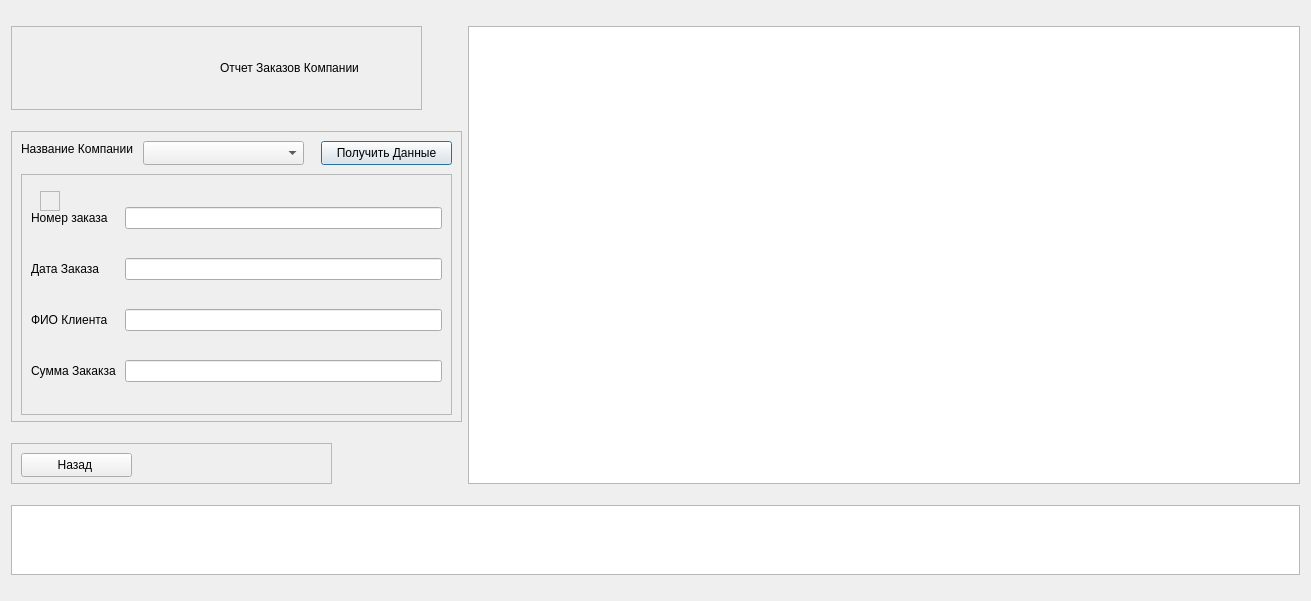
<?xml version="1.0" encoding="UTF-8"?>
<ui version="4.0">
 <class>company_orders_search</class>
 <widget class="QDialog" name="company_orders_search">
  <property name="geometry">
   <rect>
    <x>0</x>
    <y>0</y>
    <width>1311</width>
    <height>601</height>
   </rect>
  </property>
  <property name="windowTitle">
   <string>Dialog</string>
  </property>
  <layout class="QGridLayout" name="gridLayout_3">
   <item row="0" column="0">
    <widget class="QFrame" name="frame_title_Report">
     <property name="minimumSize">
      <size>
       <width>411</width>
       <height>84</height>
      </size>
     </property>
     <property name="maximumSize">
      <size>
       <width>411</width>
       <height>84</height>
      </size>
     </property>
     <property name="frameShape">
      <enum>QFrame::StyledPanel</enum>
     </property>
     <property name="frameShadow">
      <enum>QFrame::Raised</enum>
     </property>
     <layout class="QHBoxLayout" name="horizontalLayout_3">
      <item>
       <widget class="QLabel" name="ImgReport">
        <property name="text">
         <string/>
        </property>
        <property name="pixmap">
         <pixmap resource="Recource.qrc">:/rec/img/report.png</pixmap>
        </property>
       </widget>
      </item>
      <item>
       <widget class="QLabel" name="lbReport">
        <property name="minimumSize">
         <size>
          <width>184</width>
          <height>64</height>
         </size>
        </property>
        <property name="styleSheet">
         <string notr="true">font: 20pt &quot;Segoe UI&quot;;</string>
        </property>
        <property name="text">
         <string>Отчет Заказов Компании</string>
        </property>
       </widget>
      </item>
     </layout>
    </widget>
   </item>
   <item row="0" column="1" rowspan="3">
    <widget class="QTableWidget" name="twOrg"/>
   </item>
   <item row="1" column="0">
    <widget class="QFrame" name="frame_2">
     <property name="minimumSize">
      <size>
       <width>451</width>
       <height>291</height>
      </size>
     </property>
     <property name="maximumSize">
      <size>
       <width>451</width>
       <height>291</height>
      </size>
     </property>
     <property name="frameShape">
      <enum>QFrame::StyledPanel</enum>
     </property>
     <property name="frameShadow">
      <enum>QFrame::Raised</enum>
     </property>
     <widget class="QComboBox" name="cbComp_name">
      <property name="geometry">
       <rect>
        <x>132</x>
        <y>10</y>
        <width>161</width>
        <height>24</height>
       </rect>
      </property>
     </widget>
     <widget class="QLabel" name="lbID_2">
      <property name="geometry">
       <rect>
        <x>10</x>
        <y>10</y>
        <width>116</width>
        <height>16</height>
       </rect>
      </property>
      <property name="text">
       <string>Название Компании </string>
      </property>
     </widget>
     <widget class="QPushButton" name="btnReport">
      <property name="geometry">
       <rect>
        <x>310</x>
        <y>10</y>
        <width>131</width>
        <height>24</height>
       </rect>
      </property>
      <property name="minimumSize">
       <size>
        <width>131</width>
        <height>24</height>
       </size>
      </property>
      <property name="maximumSize">
       <size>
        <width>131</width>
        <height>24</height>
       </size>
      </property>
      <property name="text">
       <string>Получить Данные</string>
      </property>
     </widget>
     <widget class="QFrame" name="frame">
      <property name="geometry">
       <rect>
        <x>10</x>
        <y>43</y>
        <width>431</width>
        <height>241</height>
       </rect>
      </property>
      <property name="frameShape">
       <enum>QFrame::StyledPanel</enum>
      </property>
      <property name="frameShadow">
       <enum>QFrame::Raised</enum>
      </property>
      <layout class="QGridLayout" name="gridLayout">
       <item row="1" column="1">
        <widget class="QLineEdit" name="leDate"/>
       </item>
       <item row="0" column="1">
        <widget class="QLineEdit" name="leOrder_number"/>
       </item>
       <item row="2" column="0">
        <widget class="QLabel" name="label">
         <property name="text">
          <string>ФИО Клиента </string>
         </property>
        </widget>
       </item>
       <item row="3" column="0">
        <widget class="QLabel" name="label_2">
         <property name="text">
          <string>Сумма Закакза </string>
         </property>
        </widget>
       </item>
       <item row="3" column="1">
        <widget class="QLineEdit" name="leSum_order"/>
       </item>
       <item row="2" column="1">
        <widget class="QLineEdit" name="leFio_client"/>
       </item>
       <item row="0" column="0">
        <widget class="QLabel" name="lbName_2">
         <property name="text">
          <string>Номер заказа </string>
         </property>
        </widget>
       </item>
       <item row="1" column="0">
        <widget class="QLabel" name="lbINN_2">
         <property name="text">
          <string>Дата Заказа</string>
         </property>
        </widget>
       </item>
      </layout>
     </widget>
    </widget>
   </item>
   <item row="2" column="0">
    <widget class="QFrame" name="frame_4">
     <property name="minimumSize">
      <size>
       <width>321</width>
       <height>41</height>
      </size>
     </property>
     <property name="maximumSize">
      <size>
       <width>321</width>
       <height>41</height>
      </size>
     </property>
     <property name="frameShape">
      <enum>QFrame::StyledPanel</enum>
     </property>
     <property name="frameShadow">
      <enum>QFrame::Raised</enum>
     </property>
     <widget class="QPushButton" name="btnBack">
      <property name="geometry">
       <rect>
        <x>10</x>
        <y>10</y>
        <width>111</width>
        <height>24</height>
       </rect>
      </property>
      <property name="text">
       <string>Назад </string>
      </property>
     </widget>
    </widget>
   </item>
   <item row="3" column="0" colspan="2">
    <widget class="QTextEdit" name="teResult">
     <property name="sizePolicy">
      <sizepolicy hsizetype="Minimum" vsizetype="Expanding">
       <horstretch>0</horstretch>
       <verstretch>0</verstretch>
      </sizepolicy>
     </property>
     <property name="maximumSize">
      <size>
       <width>16777215</width>
       <height>70</height>
      </size>
     </property>
     <property name="readOnly">
      <bool>true</bool>
     </property>
    </widget>
   </item>
  </layout>
  <widget class="QFrame" name="com_name">
   <property name="geometry">
    <rect>
     <x>40</x>
     <y>191</y>
     <width>20</width>
     <height>20</height>
    </rect>
   </property>
   <property name="maximumSize">
    <size>
     <width>20</width>
     <height>20</height>
    </size>
   </property>
   <property name="frameShape">
    <enum>QFrame::StyledPanel</enum>
   </property>
   <property name="frameShadow">
    <enum>QFrame::Raised</enum>
   </property>
   <widget class="QLabel" name="lbID_3">
    <property name="geometry">
     <rect>
      <x>-10</x>
      <y>40</y>
      <width>116</width>
      <height>24</height>
     </rect>
    </property>
    <property name="text">
     <string>название Компании</string>
    </property>
   </widget>
   <widget class="QLineEdit" name="leComp_name">
    <property name="geometry">
     <rect>
      <x>110</x>
      <y>40</y>
      <width>193</width>
      <height>24</height>
     </rect>
    </property>
   </widget>
  </widget>
 </widget>
 <resources>
  <include location="Recource.qrc"/>
 </resources>
 <connections/>
</ui>
